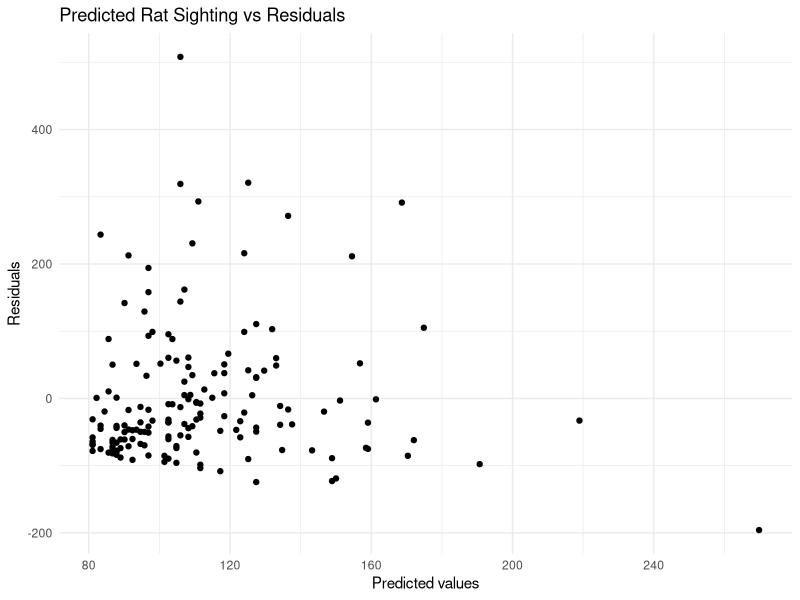
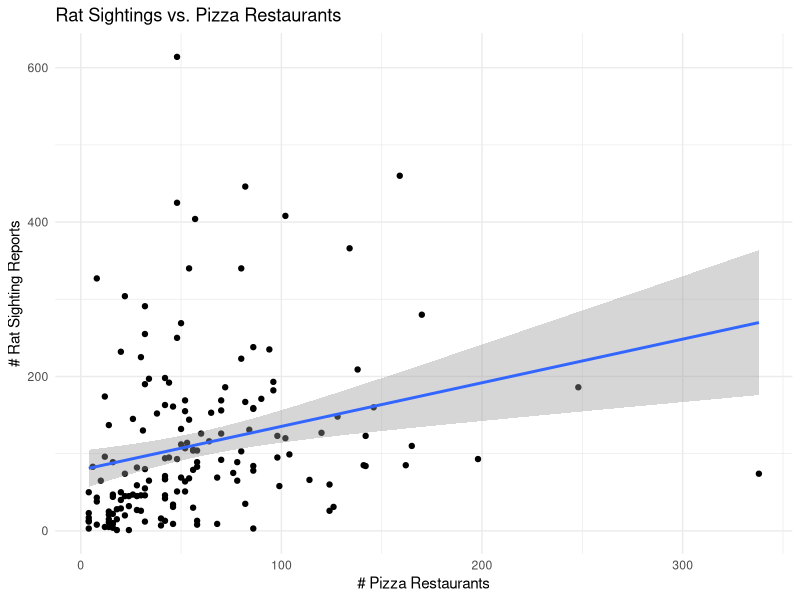

These figures' R source, in order:
## ---- chunk 1


library(tidyverse)
library(dplyr)
library(readxl)
library(haven)
library(glmnet)

knitr::opts_chunk$set(
  fig.width = 6,
  fig.asp = .6,
  out.width = "90%"
)

theme_set(theme_minimal() + theme(legend.position = "bottom"))

options(
  ggplot2.continuous.colour = "viridis",
  ggplot2.continuous.fill = "viridis"
)

scale_colour_discrete = scale_colour_viridis_d
scale_fill_discrete = scale_fill_viridis_d
## ---- chunk 2
# Loading rat and restaurant data
zipcode_summary <- read_csv("data_small/zipcode_summary.csv") |> 
  mutate(
    zipcode = as.character(zipcode)
  )
## ---- chunk 3
# Fitting a linear regression
fit = lm(ratreport_count ~ pizzarestaurant_count, data = zipcode_summary)

# Examining the regression output
fit |> 
  broom::tidy() |> 
  select(term, estimate, p.value) |> 
  knitr::kable(digits = 3)
## ---- chunk 4
# Obtaining r-squared, p-value
fit |> 
  broom::glance() |> 
  select(r.squared, p.value) |> 
  knitr::kable(digits = 3)
## ---- chunk 5
# Looking at the residuals vs. fitted values
zipcode_summary |> 
  modelr::add_residuals(fit) |> 
  modelr::add_predictions(fit) |> 
  ggplot(aes(x = pred, y = resid)) +
  geom_point() +
  labs(
    x = "Predicted values",
    y = "Residuals",
    title = "Predicted Rat Sighting vs Residuals"
 )

# Plotting rat sightings count vs. restaurant count
zipcode_summary |> 
  ggplot(aes(x = pizzarestaurant_count, y = ratreport_count)) +
  geom_point() +
  geom_smooth(method = "lm", se = TRUE) +
  labs(
    x = "# Pizza Restaurants",
    y = "# Rat Sighting Reports",
    title = "Rat Sightings vs. Pizza Restaurants"
 )
